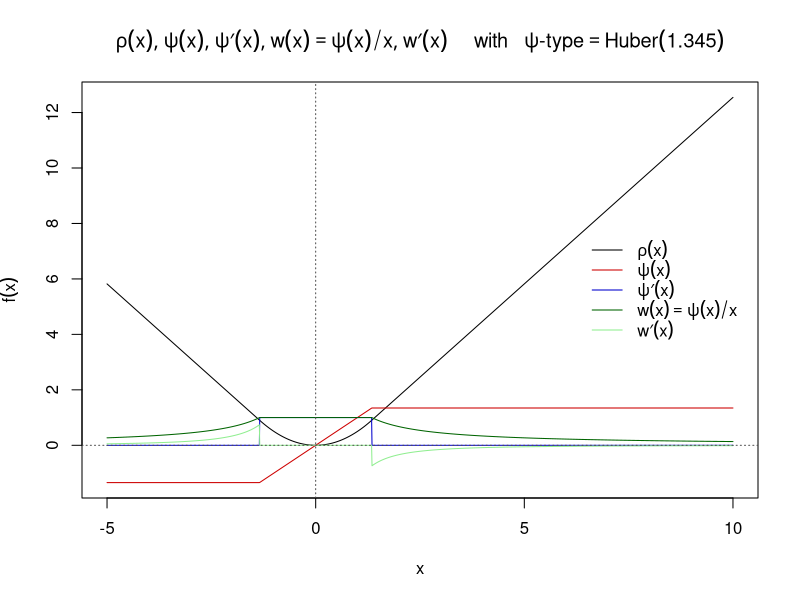
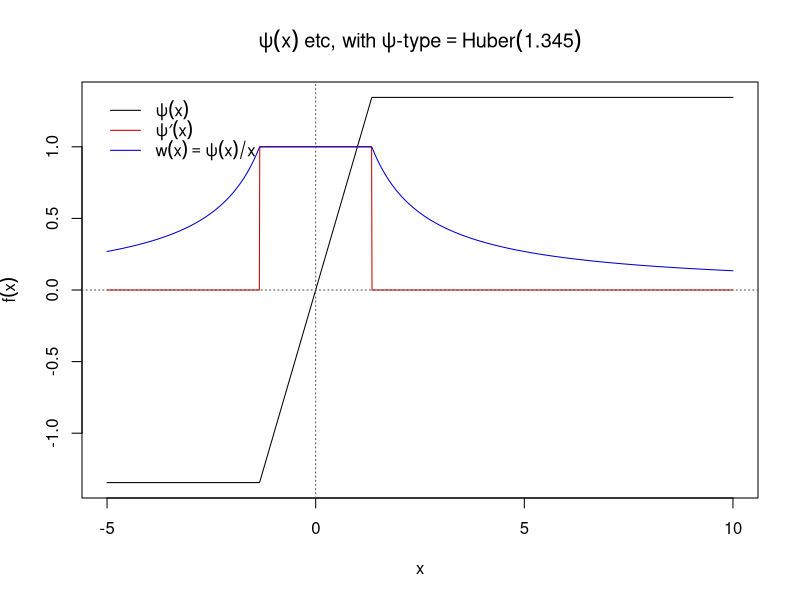
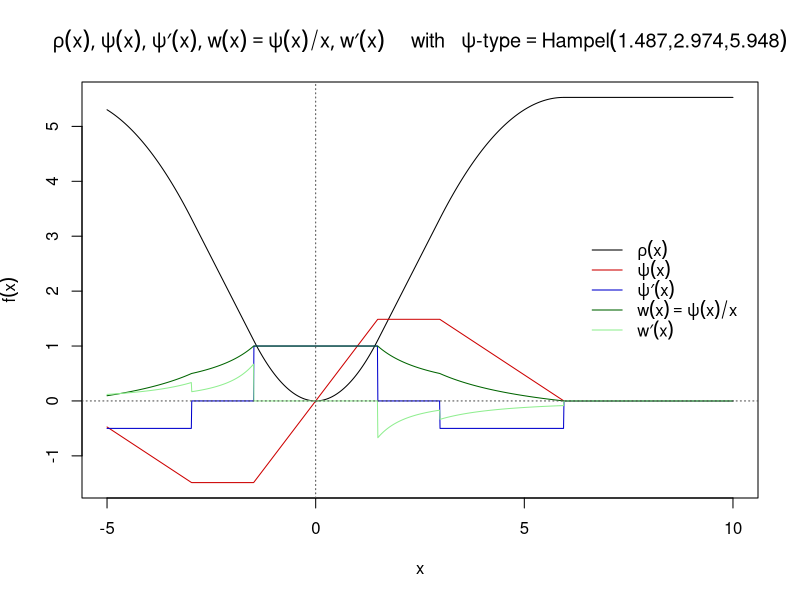
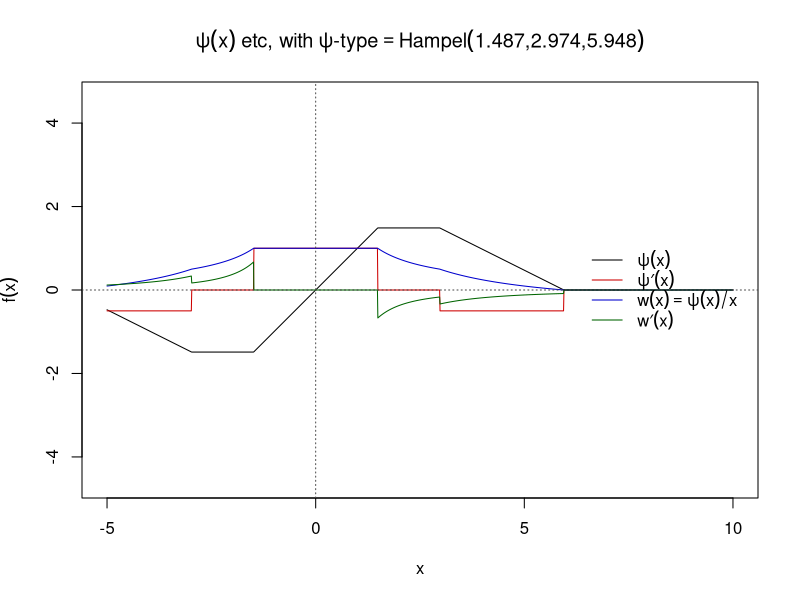

Generate these figures, in order, with R:
library(robustbase)


### Name: plot-methods
### Title: Plot an Object of the "Psi Function" Class
### Aliases: plot-methods plot,psi_func-method
### Keywords: methods

### ** Examples

plot(huberPsi)
plot(huberPsi, which=c("psi", "Dpsi", "wgt"),
     main="short", leg = "topleft")

plot(hampelPsi)
## Plotting aspect ratio = 1:1 :
plot(hampelPsi, asp=1, main="short",
     which = c("psi", "Dpsi", "wgt", "Dwgt"))
